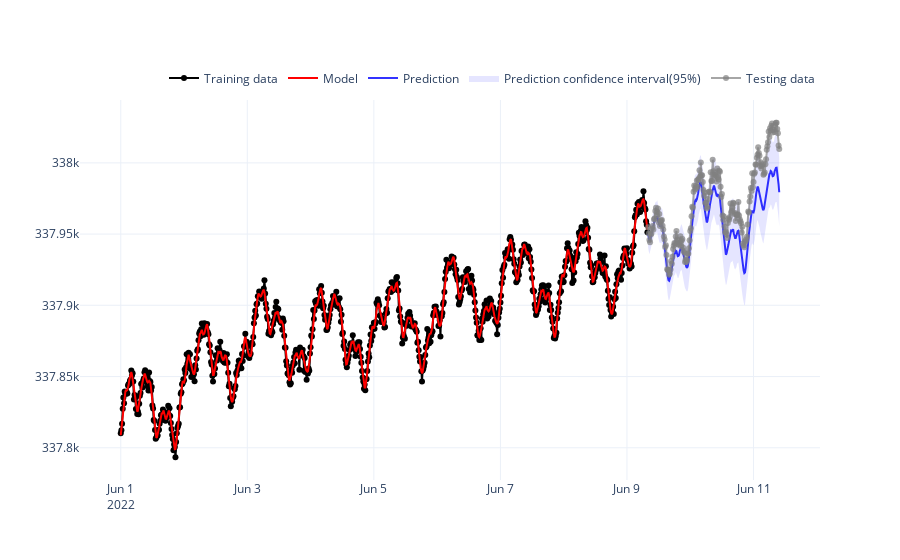

Notebook cell for this chart:
### Code cell
#predict with model and plot result

model.predict(df_test.index)

Visualizer.iplot(model, df_test.index, df_test.value)

### Figure 1 — Plotly figure (JSON) as saved in the notebook; plotly's stock layout.template omitted (floating-point values rounded to 4 significant figures; data arrays with more than 128 entries replaced by an {"elided": "..."} marker saying what was removed)
{"data": [{"line": {"color": "rgba(0,0,0, 1)"}, "mode": "markers+lines", "name": "Training data", "type": "scatter", "x": {"elided": "800 str values"}, "y": {"elided": "800 float values"}}, {"line": {"color": "rgba(255,0,0, 1)"}, "mode": "lines", "name": "Model", "type": "scatter", "x": {"elided": "800 str values"}, "y": {"elided": "800 float values"}}, {"line": {"color": "rgba(0,0,255, .8)"}, "mode": "lines", "name": "Prediction", "type": "scatter", "x": {"elided": "200 str values"}, "y": {"elided": "200 float values"}}, {"fill": "toself", "fillcolor": "rgba(0,0,255,.1)", "line": {"color": "rgba(255,255,255,0)"}, "name": "Prediction confidence interval(95%)", "showlegend": true, "type": "scatter", "x": {"elided": "400 str values"}, "y": {"elided": "400 float values"}}, {"line": {"color": "rgba(128,128,128, .7)"}, "mode": "markers+lines", "name": "Testing data", "type": "scatter", "x": {"elided": "200 str values"}, "y": {"elided": "200 float values"}}], "layout": {"legend": {"orientation": "h", "x": 1, "xanchor": "right", "y": 1.02, "yanchor": "bottom"}, "yaxis": {"automargin": true}}}
